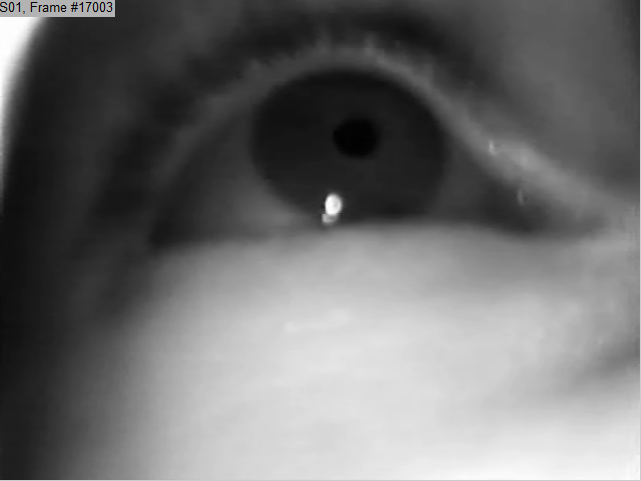
%> input picture SampleImage.png, 641 x 481 px
$ octave TestPupilExtraction.m   (GNU Octave 9; MATLAB toolbox functions it lacks are replaced by stand-ins)
%> lines starting %> are read from the running program, lines starting %| are printed output that depends on the picture; in (x1, y1, x2, y2) boxes, pixels count from 0 and x2, y2 are one past the last pixel; in counts of white or black regions, pixels touching at a corner belong together; the program's own positions count from 1
%> further down, Eye is the input picture: size 481x641x3 uint8; mean R, G, B 110, 110, 110
### ExtractPupilFromEyeImage.m
function PupilCentrePoint = ExtractPupilFromEyeImage(Eye, Input1, Input2)
%> called with Input1 = 30, Input2 = 600
%
%     This program is free software: you can redistribute it and/or modify
%     it under the terms of the GNU General Public License as published by
%     the Free Software Foundation, either version 3 of the License, or
%     (at your option) any later version.
%
%     This program is distributed in the hope that it will be useful,
%     but WITHOUT ANY WARRANTY; without even the implied warranty of
%     MERCHANTABILITY or FITNESS FOR A PARTICULAR PURPOSE.  See the
%     GNU General Public License for more details.
%
%     You should have received a copy of the GNU General Public License
%     along with this program.  If not, see <http://www.gnu.org/licenses/>.
%
% Possible forms of the function.
% 	PupilCentrePoint = ExtractPupilFromEyeImage(Eye)
% 	PupilCentrePoint = ExtractPupilFromEyeImage(Eye, ThresholdLuminance, ThresholdRegion)
%
% Eye is an RGB image with the size (x, y, 3).
% ThresholdLuminance indicates the threshold for conversion of the
%		grayscale image into a binary image. It mostly depends on the
%		lighting conditions.
% ThresholdRegion indicates the minimum number of pixels in pupil. This
%		value mostly depends on the camer and its distance to the eye.
%
% ver 1.2

% Converts the RGB image to Grayscale image
Eye = rgb2gray(Eye);
%> Eye: size 481x641 uint8

if(nargin == 3)
	ThresholdLuminance  = Input1;
	ThresholdRegion     = Input2;

	if(ischar(ThresholdLuminance))
		ThresholdLuminance  = str2num(ThresholdLuminance);
		ThresholdRegion     = str2num(ThresholdRegion);
	end
else
% 	No threshold is specified. Assign default values.
	ThresholdLuminance = 80;
	ThresholdRegion = 800;
end

PupilCentrePoint = [];

EyeBW = uint8((single(Eye) < ThresholdLuminance) * 255);
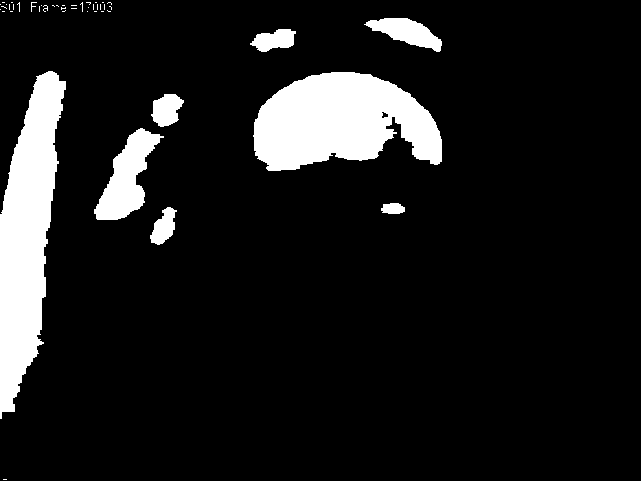
%> EyeBW: size 481x641 uint8; 10.7% white; 46 white regions (38 under 20 px), largest, box (x1, y1, x2, y2) and area: (253, 72, 442, 171) 13193, (0, 71, 66, 419) 13025, (94, 128, 164, 220) 2974
[BWLabelMap, BWLabelTotal] = bwlabel(EyeBW, 8);
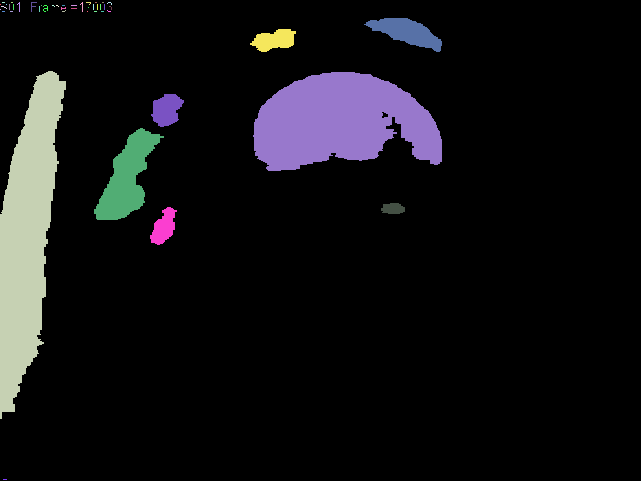
%> BWLabelMap: size 481x641 double; 47 distinct labels, from 0 to 46; one colour per label, 0 black
%> BWLabelTotal = 46

% Extract list of regions on the border
BorderList = [...
	BWLabelMap(1, :) ...
	BWLabelMap(end, :) ...
	BWLabelMap(:, 1)' ...
	BWLabelMap(:, end)'];
%> BorderList = 2244 values, max 3 at index 1497, min 0 at index 1, mean 0.275
BorderListUnique = unique(BorderList);
%> BorderListUnique = [0 1 2 3]

CentrePoint = [];			% Collection of regions number, their widths and heights and a metric indicating how elliptical the region is
CountRegionSurvived = 1;	% Counts the regions that are not on the border and are bigger than ThresholdRegion
for CountRegion = 1:BWLabelTotal
% 	Ignores the regions on the border
	if(any(BorderListUnique == CountRegion))
		continue
	end

% 	Extract the (x, y) coordinates of region CountRegion
	[x, y] = find(BWLabelMap == CountRegion);

% 	Ignores the regions with area smaller than ThresholdRegion
	if(length(x) < ThresholdRegion)
		continue;
	else
% 		region number and the width and height of a circumferencing
% 		rectangle
		CentrePoint(CountRegionSurvived, 1:3) = [CountRegion, (min(x) + max(x)) / 2, (min(y) + max(y)) / 2];

% 		moves the region to the centre
		x = x - mean(x);
		y = y - mean(y);

% 		Selects random points from the region
		RandomElements = randperm(length(x), floor(length(x) / 10));

% 		calculates linear interpolation of the selected points
		p = polyfit(x(RandomElements), y(RandomElements), 1);

% 		Rotates the region to achieve an upright ellipse. This way the
% 		equations describing the ellipse reduces to only one sin and one
% 		cos	components for y and x parameters.
		Phi = atan(p(1));
		Points = [x'; y'];
		RotationMatrix = [cos(Phi) -sin(Phi); sin(Phi) cos(Phi)];
		RotatedPoints = RotationMatrix * Points;

% 		extracts the radius of the ellipse
		Radius = max(RotatedPoints');

% 		calculates the area of the ellipse circumferencing the region
		Area = pi * Radius(1) * Radius(2);

% 		calculates the difference between the circumferencing ellipse and
% 		the region. The smaller the number, the more elliptical the region.
		CentrePoint(CountRegionSurvived, 4) = Area - length(x);

		CountRegionSurvived = CountRegionSurvived + 1;
	end
end
%> this loop made 46 passes
%> (p, Phi, RotationMatrix, Radius, Area) on passes 31, 41, 42, 43, 44, 45: ([-0.36 0.887], -0.345, [0.941 0.339; -0.339 0.941], [36.27 48.3], 5503.3), ([-0.288 -0.46], -0.28, [0.961 0.277; -0.277 0.961], [15.48 16.65], 809.7), ([-0.212 0.63], -0.209, [0.978 0.207; -0.207 0.978], [15.65 18.36], 902.6), ([-0.869 0.348], -0.716, [0.755 0.656; -0.656 0.755], [15.87 21.64], 1079), ([-0.13 0.268], -0.129, [0.992 0.129; -0.129 0.992], [54.8 97.9], 16855.6), ([1.44 -0.26], 0.964, [0.57 -0.822; 0.822 0.57], [30.5 34.36], 3292.5)
%> (x, y) on passes 4 to 9: ([7; 7; 7; 8; 8; 9], [2; 3; 4; 5; 6; 7]), ([3; 3; 3], [3; 4; 5]), ([12; 12; 12], [3; 4; 5]), ([480; 480; 480; 480], [4; 5; 6; 7]), (5, 7), ([5; 6; 7; 8; 9; 10], [10; 10; 10; 10; 10; 10])
%> after the loop, CentrePoint = [31 174.5 129.5 2529.3; 41 226.5 164 208.7; 42 111 168 153.6; 43 41 273.5 385; 44 122 348 3662.6; 45 35.5 403.5 1951.5]; Points = 1341 columns, first 8: [-7.74 -7.74 -9.74 -8.74 -7.74 -6.74 -9.74 -8.74; -42.49 -41.49 -40.49 -40.49 -40.49 -40.49 -39.49 -39.49]; RandomElements = 134 values, max 1326 at index 60, min 2 at index 127, mean 651.6; RotatedPoints = 1341 columns, first 8: [30.5 29.68 27.72 28.29 28.86 29.43 26.9 27.47; -30.57 -30 -31.08 -30.26 -29.43 -28.61 -30.51 -29.69]

% selects the region that is closest to an ellipse
if(~isempty(CentrePoint))
	[MinValue, MinIndex] = min(CentrePoint(:, 4));
%> MinValue = 153.6; MinIndex = 3
	PupilCentrePoint(end + 1, :) = fliplr(CentrePoint(MinIndex, 2:3));
else
	PupilCentrePoint(end + 1, :) = [0 0];
end

### archive/TestPupilExtraction.m
Eye = imread('SampleImage.png');
% Eye = rgb2gray(Eye);
PupilCentrePoint = ExtractPupilFromEyeImage(Eye, 30, 600);
%> PupilCentrePoint = [168 111]

figure(1); clf; hold on;
imshow(Eye);
plot(PupilCentrePoint(1), PupilCentrePoint(2), 'or');
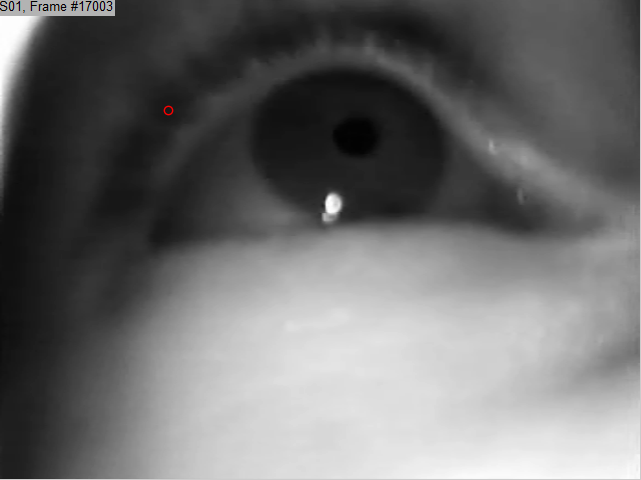
%> figure redrawn from the program's plot data
